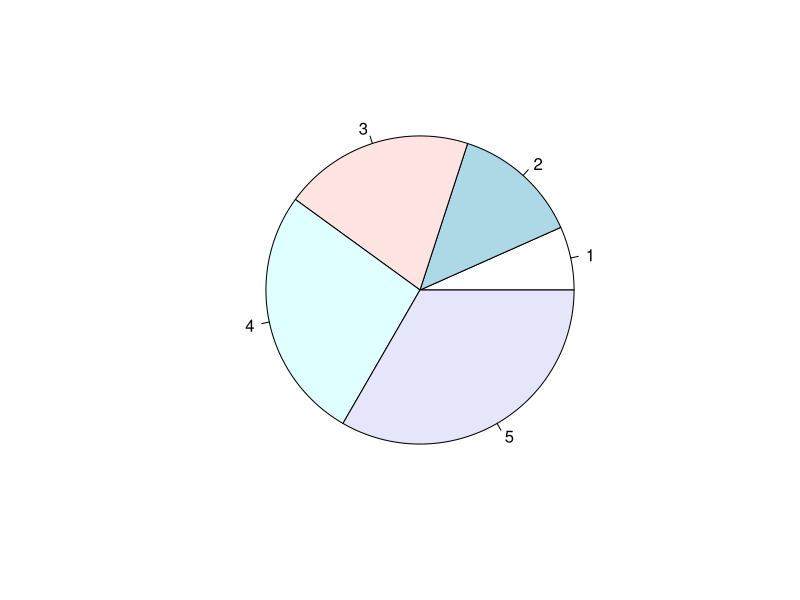
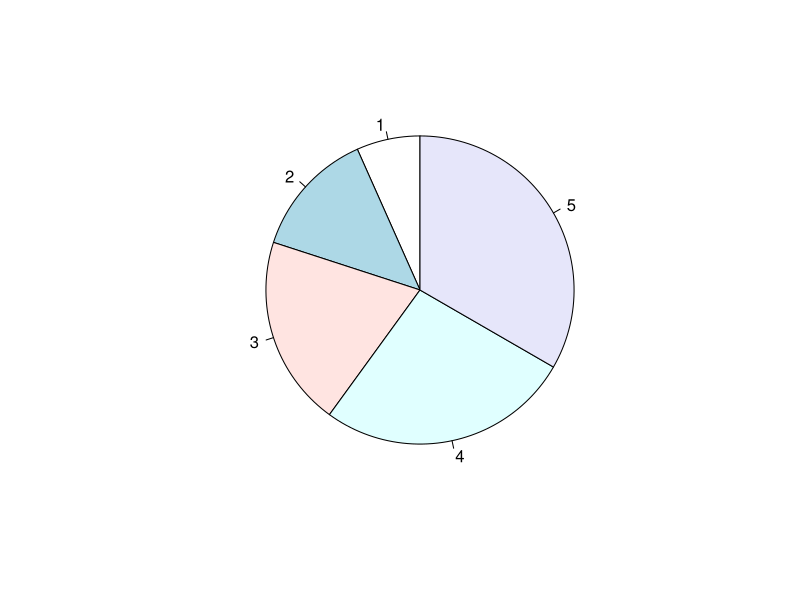
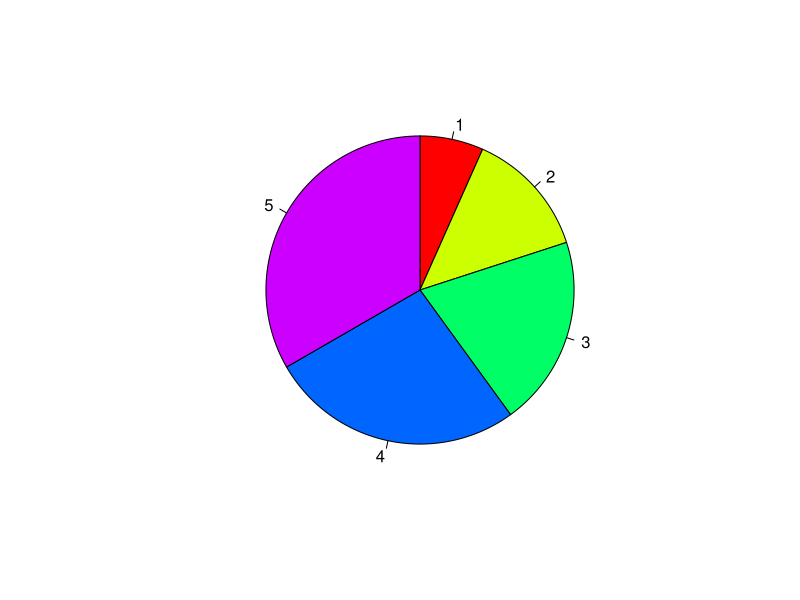
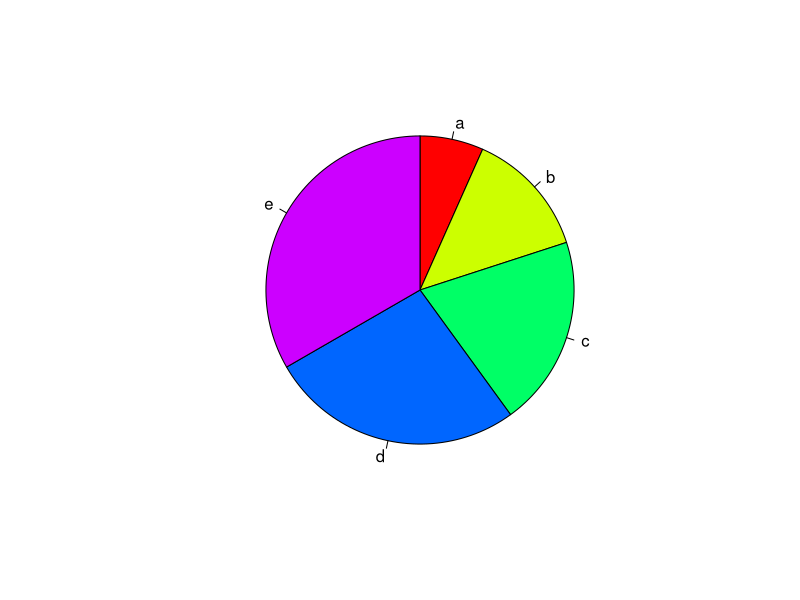
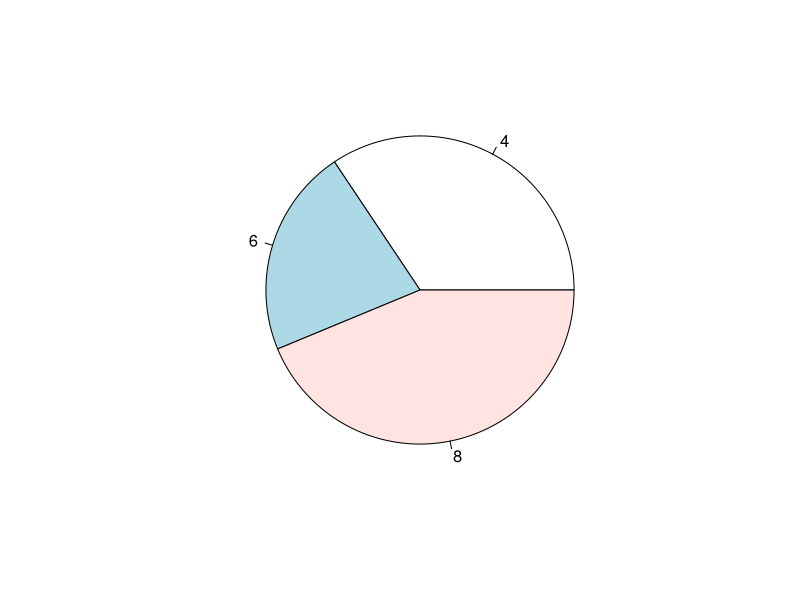
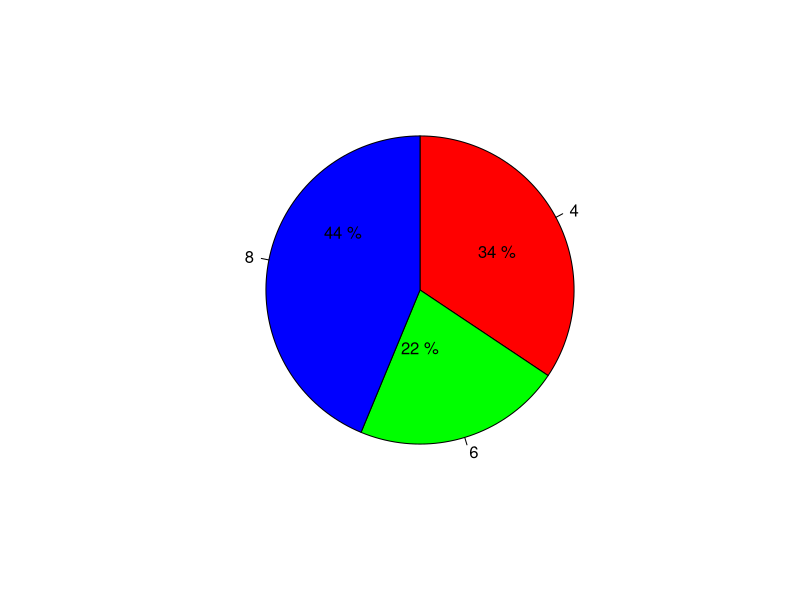

Reproduce these figures in R, in order. (Note: this script raises an error after producing the figures.)
#파이그래프
#도수분포표를 원모양으로 시각화한 것
#지표의 범주별 빈도비율을 요약해서 나타낸 그래프
#pie(데이터, 각종옵션)

val <- c(10, 20, 30, 40, 50)

pie(val) # 기본작성 : 3시가 기준, 반시계방향 배치

pie(val, init.angle = 90) #12시 기준, 반시계방향

pie(val, init.angle = 90
    ,clockwise = T, col=rainbow(5)) #12시 기준, 시계방향

pie(val, init.angle = 90
    ,clockwise = T, col=rainbow(5)
    ,labels = c('a','b','c','d','e'))

#mtcars 데이터에서 실린더 비율 시각화
#빈도표 작성 : table
#빈도비율 작성 : prop.table

mtcars$cyl

frq_cyl <- table(mtcars$cyl)
pct_cyl <- prop.table(frq_cyl)
txt_pcyl <- paste(round(pct_cyl*100), '%')
txt_pcyl

pie(pct_cyl)
pie(pct_cyl, init.angle = 90, clockwise = T, col = rainbow(3))

text(0.4, 0.2, txt_pcyl[1])
text(0, -0.3, txt_pcyl[2])
text(-0.4, 0.3, txt_pcyl[3])

#핫도그우승대회에서 국가별/우승자별 비율 파이그래프로 시각화

summary(hotdogs)
View(hotdogs)

WC <- hotdogs$Country

a_WC <- table(WC)
b_WC <- prop.table(a_WC)
b_WC

txt_pWC <- paste(round(b_WC*100), '%')
txt_pWC

pie(b_WC, init.angle = 90, clockwise = T , col = rainbow(4))
text(0.1, 0.5, txt_pWC[1])
text(0.4, 0.2, txt_pWC[2])
text(0.6, -0.3, txt_pWC[3])
text(-0.2, -0.1, txt_pWC[4])

#
nation <- hotdogs$Country
winner <- hotdogs$Winner

frq_nat <- table(nation) #빈도계산
pct_nat <- prop.table(frq_nat) #빈도비율 계산
txt_pnat <- paste(round(pct_nat*100), '%') #비율을 백분율로 변환
txt_pnat


pie(pct_nat, init.angle = 90
    ,clockwise = T, col = rainbow(4))

text(0, 0.5, txt_pnat[1], col = 'green')
text(0.4, 0.2, txt_pnat[2], col = 'red')
text(0.6, -0.3, txt_pnat[3], col = 'black')
text(-0.2, -0.1, txt_pnat[4], col = 'orange')

frq_win <-table(winner)
frq_win
pct_win <-prop.table(frq_win)
txt_pwin <- paste(round(pct_win*100),'%')
txt_pwin

pie(pct_win, init.angle = 90
    ,clockwise = T, col = rainbow(length(frq_win))) #넘나 많은 것

win1 <- frq_win[frq_win >= 2] #2회 이상 우승한 사람만 추출

pct_win1 <-prop.table(win1)
txt_pwin1 <- paste(round(pct_win1*100),'%')
txt_pwin1

pie(win1, init.angle = 90
    ,clockwise = T, col = rainbow(length(win1))) 


win2 <- frq_win[frq_win == 1] #1회 우승한 사람만
win2
pct_win2 <- prop.table(win2)
txt_pwin2 <- paste(round(pct_win2*100), '%')
pie(pct_win2, init.angle = 90
    ,clockwise = T, col = rainbow(length(win2)))
















